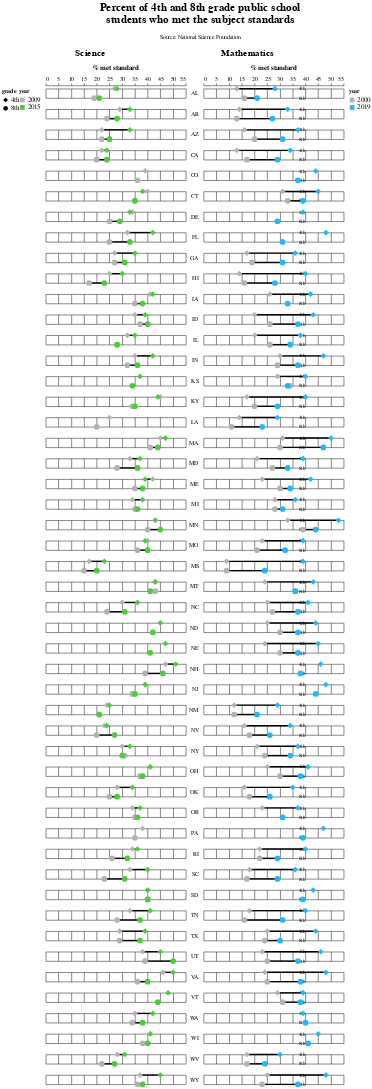

The code cell stored with this chart in its notebook:
### Markdown cell above
## Figure 1

### Code cell
math2use = math.loc[(math.State != "Alaska") & (math.State != "District of Columbia"), :]

# Make plot for Science outcomes
lines_sci = alt.Chart().mark_line(color="black", size=3).encode(
    x=alt.X('science_ach:Q', title="% met standard"),
    y=alt.Y('school_year:N', axis=alt.Axis(labels=False)),
    detail='school_year:N'
    )
points_sci = alt.Chart().mark_point(size=150,
        opacity=1,
        filled=True).encode(
    x=alt.X('science_ach:Q', title="% met standard", axis=alt.Axis(grid=True, orient="top", gridColor ="black",
                                                                   labelPadding=15)),
    y=alt.Y('school_year:N', axis=alt.Axis(labels=False, gridColor ="black"),scale=alt.Scale(padding=0)),
    color=alt.Color('year:O', scale=alt.Scale(domain=['2009', '2015'],range= ["#B2B2B2","#4CCC3B"]),
                    legend=alt.Legend(orient="left", offset=10), title="year"),
    shape=alt.Shape('school_year:N',scale=alt.Scale(domain=['4th', '8th'],range=["diamond", "circle"]),
                    legend=alt.Legend(orient="left"), title="grade")
)
science_chart = alt.layer(
    lines_sci,
    points_sci,
    data=science,
).facet(title=alt.TitleParams("Science",dx=120,dy=-10),
        row=alt.Row(
        'state_code:N',
        title=None,
        header=alt.Header(labels=False),
        sort=alt.EncodingSortField(field='state_code', order='ascending')),
        spacing={"row":10}
)

# Make plot for Mathematics outcomes
lines_math = alt.Chart().mark_line(color="black",size=3).encode(
    x=alt.X('math_ach:Q', title="% met standard"),
    y=alt.Y('school_year:N', axis=alt.Axis(labels=True),scale=alt.Scale(padding=0)),
    detail='school_year:N'
    )
points_math = alt.Chart().mark_point(size=150,
        opacity=1,
        filled=True).encode(
    x=alt.X('math_ach:Q', title="% met standard", axis=alt.Axis(grid=True, orient="top", gridColor ="black",
                                                                labelPadding=15)),
    y=alt.Y('school_year:N', axis=alt.Axis(labels=False, gridColor ="black"),scale=alt.Scale(padding=0)),
    color=alt.Color('year:O', scale=alt.Scale(domain=['2000', '2019'],range= ["#B2B2B2","#1FB8FC"]),
                    legend=alt.Legend(orient="right", offset=10), title="year"),
    shape=alt.Shape('school_year:N',scale=alt.Scale(domain=['4th', '8th'],range=["diamond", "circle"]),
                      legend=None, title="grade")
)
math_chart = alt.layer(
    lines_math,
    points_math,
    data=math2use,
).facet(title=alt.TitleParams("Mathematics",dx=100, dy=-10),
        row=alt.Row(
        'state_code:N',
        header=alt.Header(labelAngle=0, labelAlign="left",
                          labelAnchor="middle",labelFontSize=12),
        title=" ",
        sort=alt.EncodingSortField(field='state_code', order='ascending')),
        spacing={"row":10}
)

# Concatenate charts together
last_chart = alt.ConcatChart(
    concat=[science_chart, math_chart], columns=2
).resolve_scale(
    color='independent'
).configure_view(
    stroke=None
).configure_concat(
    spacing=-25
).configure_title(fontSize=20).configure_view(stroke="transparent").configure_axisY(
    labelPadding=-205, 
    labelAlign='left',
    labelFontSize=10)
last_chart.properties(title = alt.TitleParams(
                      ["Percent of 4th and 8th grade public school",
                       "students who met the subject standards"],
                       subtitle = ["Source: National Science Foundation",""],
                       fontSize = 24,
                       anchor="middle",
                       subtitlePadding=20,
                       dx=30),
)

### Figure 1 — Vega-Lite specification as saved in the notebook (floating-point values rounded to 4 significant figures; data arrays with more than 128 entries replaced by an {"elided": "..."} marker saying what was removed)
{"config": {"title": {"fontSize": 20, "font": "Gill Sans", "anchor": "start", "fontColor": "#000000"}, "axisX": {"domain": true, "domainColor": "#000000", "domainWidth": 1, "grid": false, "labelFont": "Gill Sans", "labelFontSize": 12, "labelAngle": 0, "tickColor": "#000000", "tickSize": 5, "titleFont": "Gill Sans", "titleFontSize": 14, "titlePadding": 10, "title": "X Axis Title (units)"}, "axisY": {"domain": false, "grid": true, "gridColor": "#DEDDDD", "gridWidth": 1, "labelFont": "Gill Sans", "labelFontSize": 10, "labelAngle": 0, "ticks": false, "titleFont": "Gill Sans", "titleFontSize": 14, "titlePadding": 10, "title": "Y Axis Title (units)", "titleAngle": 0, "titleY": -10, "titleX": 18, "labelAlign": "left", "labelPadding": -205}, "range": {"category": ["#1FB8FC", "#B2B2B2", "#000000", "#FDCC3F", "#B4F5A9#4ED4B5", "#FF887F", "#FFBEFF"], "diverging": ["#D5FFFF", "#95F8FF", "#70D3FC", "#0099EA", "#005B97", "#3D478B", "#000027"]}, "legend": {"labelFont": "Gill Sans", "labelFontSize": 14, "symbolType": "square", "symbolSize": 100, "titleFont": "Gill Sans", "titleFontSize": 12, "title": "", "offset": 0}, "concat": {"spacing": -25}, "view": {"stroke": "transparent"}}, "concat": [{"data": {"name": "data-c0951b6bf406bd55f610cb606f886f55"}, "facet": {"row": {"type": "nominal", "field": "state_code", "header": {"labels": false}, "sort": {"field": "state_code", "order": "ascending"}, "title": null}}, "spec": {"layer": [{"mark": {"type": "line", "color": "black", "size": 3}, "encoding": {"detail": {"type": "nominal", "field": "school_year"}, "x": {"type": "quantitative", "field": "science_ach", "title": "% met standard"}, "y": {"type": "nominal", "axis": {"labels": false}, "field": "school_year"}}}, {"mark": {"type": "point", "filled": true, "opacity": 1, "size": 150}, "encoding": {"color": {"type": "ordinal", "field": "year", "legend": {"offset": 10, "orient": "left"}, "scale": {"domain": ["2009", "2015"], "range": ["#B2B2B2", "#4CCC3B"]}, "title": "year"}, "shape": {"type": "nominal", "field": "school_year", "legend": {"orient": "left"}, "scale": {"domain": ["4th", "8th"], "range": ["diamond", "circle"]}, "title": "grade"}, "x": {"type": "quantitative", "axis": {"grid": true, "gridColor": "black", "labelPadding": 15, "orient": "top"}, "field": "science_ach", "title": "% met standard"}, "y": {"type": "nominal", "axis": {"gridColor": "black", "labels": false}, "field": "school_year", "scale": {"padding": 0}}}}]}, "spacing": {"row": 10}, "title": {"text": "Science", "dx": 120, "dy": -10}}, {"data": {"name": "data-efb0dc94af052833d6f85fd513019ee6"}, "facet": {"row": {"type": "nominal", "field": "state_code", "header": {"labelAlign": "left", "labelAnchor": "middle", "labelAngle": 0, "labelFontSize": 12}, "sort": {"field": "state_code", "order": "ascending"}, "title": " "}}, "spec": {"layer": [{"mark": {"type": "line", "color": "black", "size": 3}, "encoding": {"detail": {"type": "nominal", "field": "school_year"}, "x": {"type": "quantitative", "field": "math_ach", "title": "% met standard"}, "y": {"type": "nominal", "axis": {"labels": true}, "field": "school_year", "scale": {"padding": 0}}}}, {"mark": {"type": "point", "filled": true, "opacity": 1, "size": 150}, "encoding": {"color": {"type": "ordinal", "field": "year", "legend": {"offset": 10, "orient": "right"}, "scale": {"domain": ["2000", "2019"], "range": ["#B2B2B2", "#1FB8FC"]}, "title": "year"}, "shape": {"type": "nominal", "field": "school_year", "legend": null, "scale": {"domain": ["4th", "8th"], "range": ["diamond", "circle"]}, "title": "grade"}, "x": {"type": "quantitative", "axis": {"grid": true, "gridColor": "black", "labelPadding": 15, "orient": "top"}, "field": "math_ach", "title": "% met standard"}, "y": {"type": "nominal", "axis": {"gridColor": "black", "labels": false}, "field": "school_year", "scale": {"padding": 0}}}}]}, "spacing": {"row": 10}, "title": {"text": "Mathematics", "dx": 100, "dy": -10}}], "columns": 2, "resolve": {"scale": {"color": "independent"}}, "title": {"text": ["Percent of 4th and 8th grade public school", "students who met the subject standards"], "anchor": "middle", "dx": 30, "fontSize": 24, "subtitle": ["Source: National Science Foundation", ""], "subtitlePadding": 20}, "$schema": "https://vega.github.io/schema/vega-lite/v4.8.1.json", "datasets": {"data-c0951b6bf406bd55f610cb606f886f55": {"elided": "184 records"}, "data-efb0dc94af052833d6f85fd513019ee6": {"elided": "177 records"}}}
